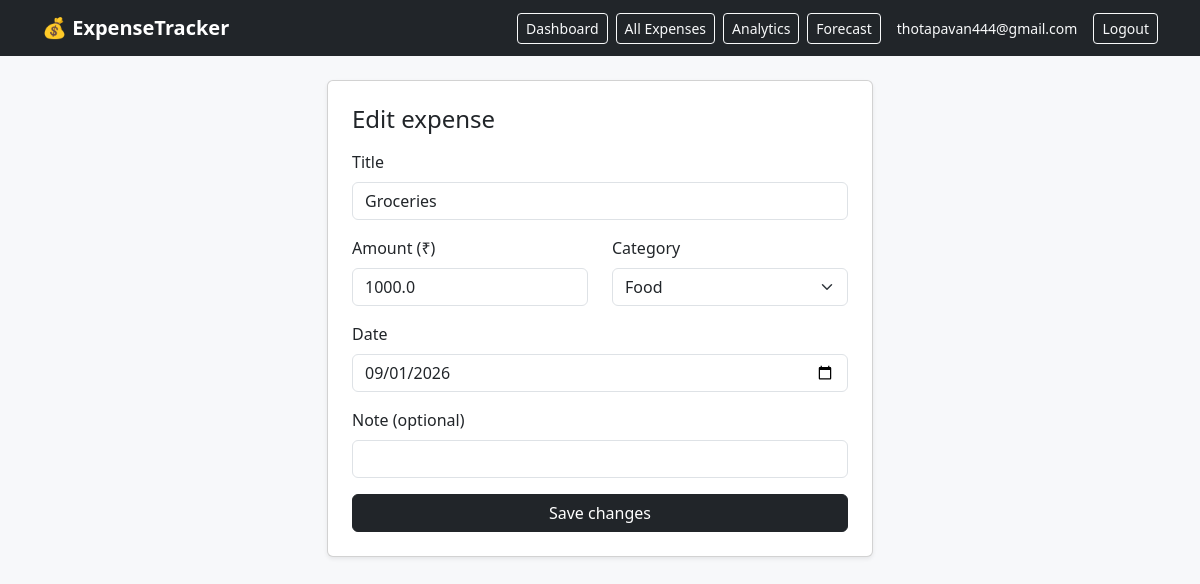
The app's page /expenses/1/edit (signed in) with its own data.
### models.py (models this page shows, shortened)
class User(UserMixin, db.Model):
    id = db.Column(db.Integer, primary_key=True)
    email = db.Column(db.String(120), unique=True, nullable=False)
    password_hash = db.Column(db.String(200), nullable=False)
    monthly_budget = db.Column(db.Float, default=0.0)
    expenses = db.relationship("Expense", backref="owner", lazy=True, cascade="all, delete-orphan")

class Expense(db.Model):
    id = db.Column(db.Integer, primary_key=True)
    user_id = db.Column(db.Integer, db.ForeignKey("user.id"), nullable=False)
    title = db.Column(db.String(120), nullable=False)
    amount = db.Column(db.Float, nullable=False)
    category = db.Column(db.String(50), default="Other")
    note = db.Column(db.String(255), default="")
    expense_date = db.Column(db.Date, default=date.today)
    created_at = db.Column(db.Date, default=date.today)

### app.py (the view, shortened to what this page needs)
    @app.route("/expenses/<int:expense_id>/edit", methods=["GET", "POST"])
    @login_required
    def edit_expense(expense_id):
        expense = Expense.query.filter_by(id=expense_id, user_id=current_user.id).first_or_404()
        return render_template("add_edit.html", expense=expense, categories=CATEGORIES, today=date.today())

### templates/add_edit.html (shortened to what this page needs)
{% extends "base.html" %}
{% block content %}
<div class="row justify-content-center">
  <div class="col-md-6">
    <div class="card shadow-sm">
      <div class="card-body p-4">
        <h4 class="mb-3">{{ 'Edit' if expense else 'Add' }} expense</h4>
        <form method="POST">
          <div class="mb-3">
            <label class="form-label">Title</label>
            <input type="text" name="title" class="form-control" required
                   value="{{ expense.title if expense else '' }}" placeholder="e.g. Groceries">
          </div>
          <div class="row">
            <div class="col-6 mb-3">
              <label class="form-label">Amount (₹)</label>
              <input type="number" step="0.01" name="amount" class="form-control" required
                     value="{{ expense.amount if expense else '' }}">
            </div>
            <div class="col-6 mb-3">
              <label class="form-label">Category</label>
              <select name="category" class="form-select">
                {% for c in categories %}
                  <option value="{{ c }}" {{ 'selected' if expense and expense.category == c else '' }}>{{ c }}</option>
                {% endfor %}
              </select>
            </div>
          </div>
          <div class="mb-3">
            <label class="form-label">Date</label>
            <input type="date" name="expense_date" class="form-control" required
                   value="{{ expense.expense_date if expense else today }}" max="{{ today }}">
          </div>
          <div class="mb-3">
            <label class="form-label">Note (optional)</label>
            <input type="text" name="note" class="form-control" value="{{ expense.note if expense else '' }}">
          </div>
          <button type="submit" class="btn btn-dark w-100">{{ 'Save changes' if expense else 'Add expense' }}</button>
        </form>
      </div>
    </div>
  </div>
</div>
{% endblock %}

### templates/base.html (shortened to what this page needs)
<!doctype html>
<html lang="en">
<head>
  <link href="{{ url_for('static', filename='css/bootstrap.min.css') }}" rel="stylesheet">
</head>
<body>
  <nav class="navbar navbar-expand-lg navbar-dark bg-dark mb-4">
    <div class="container">
      <a class="navbar-brand" href="{{ url_for('index') }}">💰 ExpenseTracker</a>
      {% if current_user.is_authenticated %}
        <div class="d-flex align-items-center">
          <a href="{{ url_for('dashboard') }}" class="btn btn-sm btn-outline-light me-2">Dashboard</a>
          <a href="{{ url_for('list_expenses') }}" class="btn btn-sm btn-outline-light me-2">All Expenses</a>
          <a href="{{ url_for('analytics') }}" class="btn btn-sm btn-outline-light me-2">Analytics</a>
          <a href="{{ url_for('forecast') }}" class="btn btn-sm btn-outline-light me-3">Forecast</a>
          <span class="text-light me-3 small">{{ current_user.email }}</span>
          <a href="{{ url_for('logout') }}" class="btn btn-outline-light btn-sm">Logout</a>
        </div>
      {% endif %}
    </div>
  </nav>
  <div class="container">
    {% block content %}{% endblock %}
  </div>
</body>
</html>

### templates/base.html (style rules this page uses)
body { background: #f7f8fa; }
.navbar-brand { font-weight: 600; }

### records on screen
User: email "thotapavan444@gmail.com"
Expense: title "Groceries", amount "1000.0", expense_date "09/01/2026"

### other values on screen
{{ 'Edit' if expense else 'Add' }} "Edit"
{{ 'Save changes' if expense else 'Add expense' }} "Save changes"
form field category "Food"
